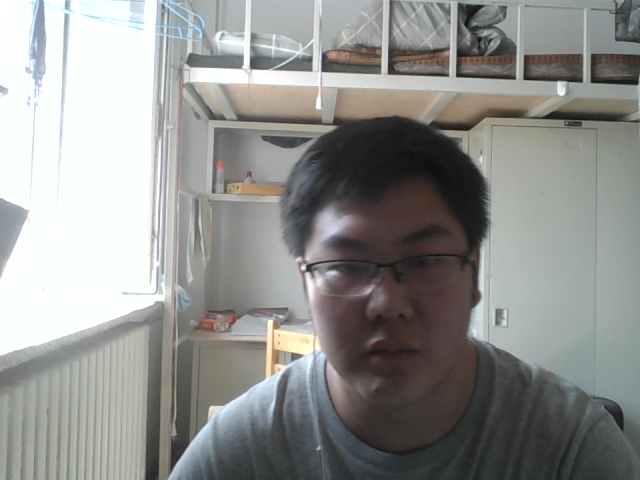
#> input picture 0.bmp, 640 x 480 px
$ python garyhist.py
#> lines starting #> are read from the running program, lines starting #| are printed output that depends on the picture
from PIL import Image
import numpy as np
import matplotlib.pyplot as plt
src=Image.open('0.bmp')
#> src is the input picture: PIL image 640x480 RGB; mean R, G, B 144.5, 145.2, 142.7
r,g,b=src.split()
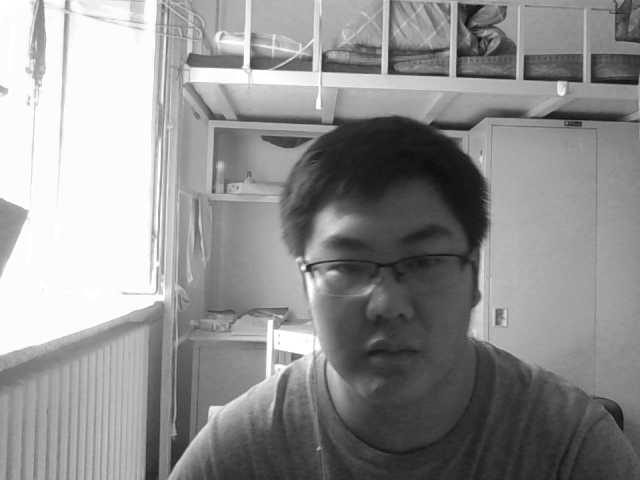
#> r: PIL image 640x480 L; min 13, max 255, mean 144.5
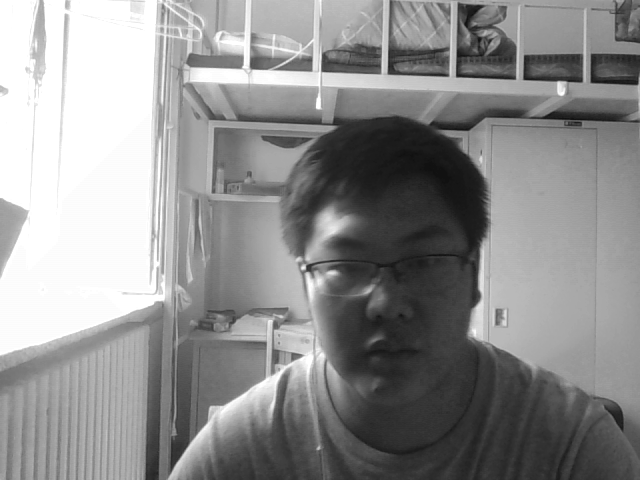
#> b: PIL image 640x480 L; min 16, max 255, mean 142.7

plt.figure("8")
ar=np.array(r).flatten()
plt.hist(ar, bins=256, density=1,facecolor='r',edgecolor='r')
ag=np.array(g).flatten()
plt.hist(ag, bins=256, density=1, facecolor='g',edgecolor='g')
ab=np.array(b).flatten()
plt.hist(ab, bins=256, density=1, facecolor='b',edgecolor='b')
plt.show()
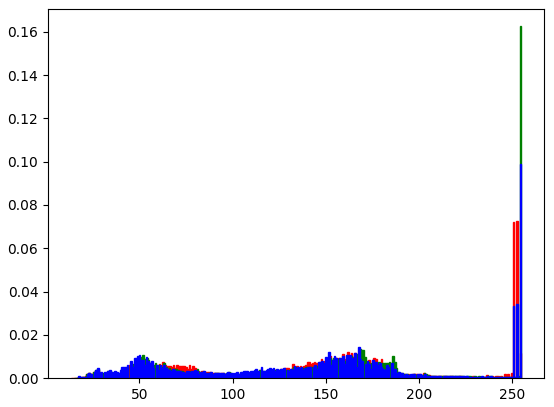
#> figure drawn by matplotlib, 1 panel; tallest bar 0.0728 high, from x = 252.2 to 253.1; tallest bar 0.163 high, from x = 254.1 to 255; tallest bar 0.0988 high, from x = 254.1 to 255
